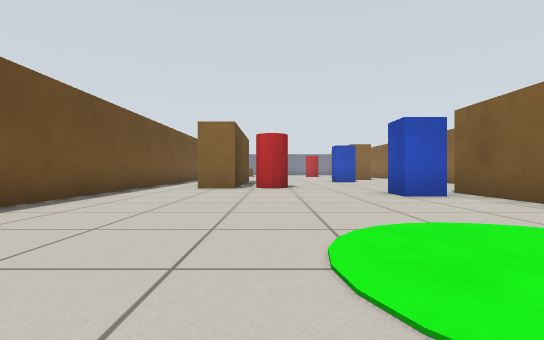
[1] (above)

22 first-person views from a walk through a Gazebo world. The camera is 0.5 m above the floor, looks level and sees 85° across. The floor is counted in squares, 1 m on a side. Each view is taken from the middle of a square. On the plan, view 1 faces up. The plan holds only what a view shows up to about 9 squares ahead; the rest is blank.

[2]
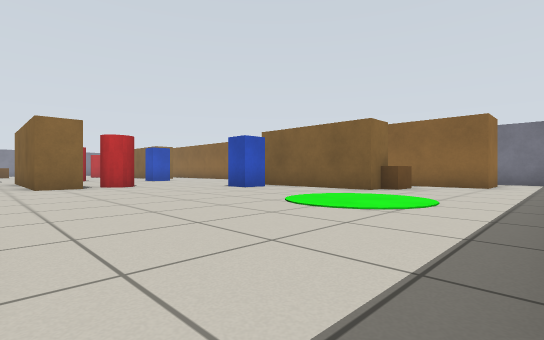

[3]
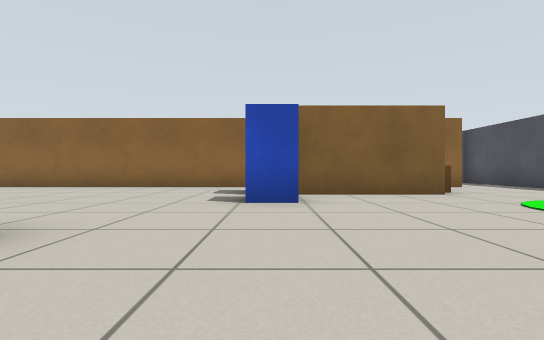

[4]
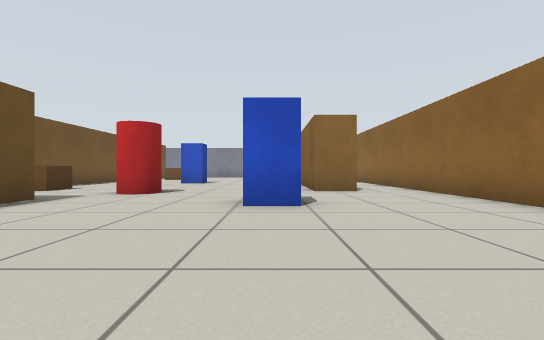

[5]
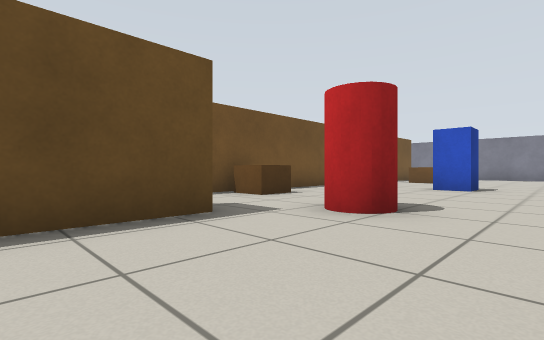

[6]
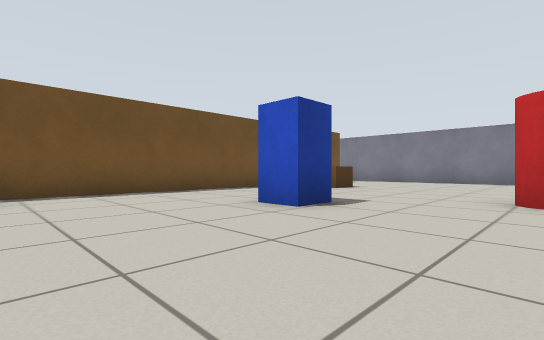

[7]
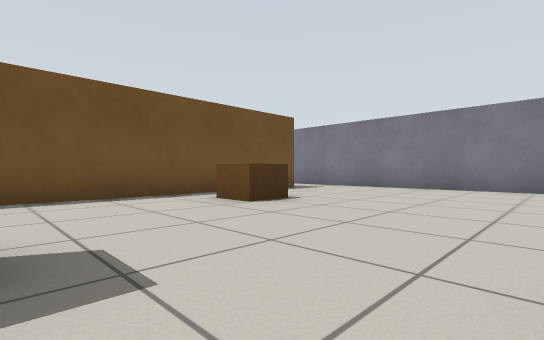

[8]
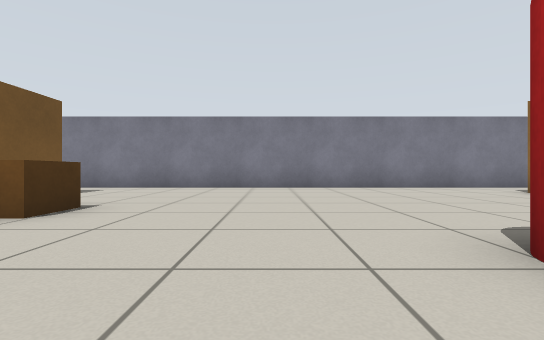

[9]
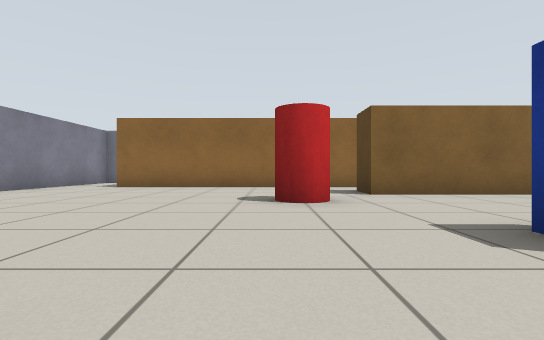

[10]
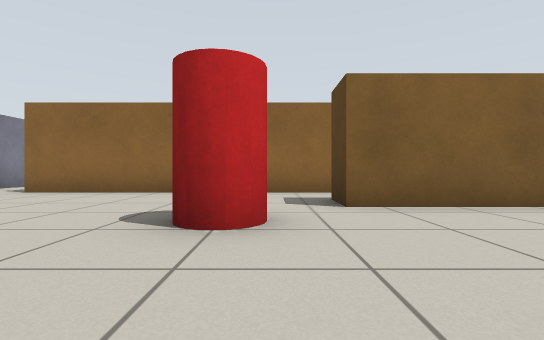

[11]
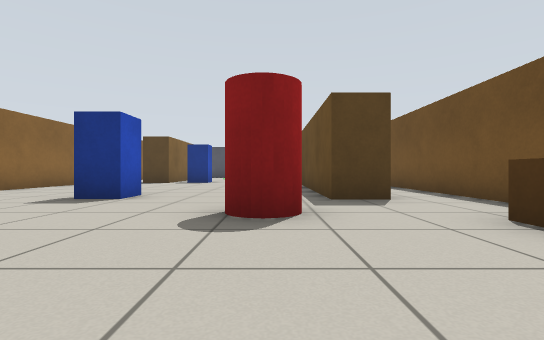

[12]
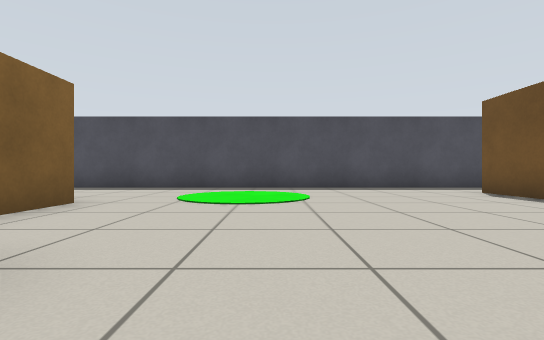

[13]
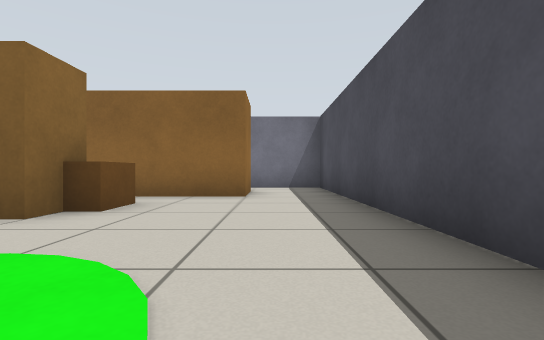

[14]
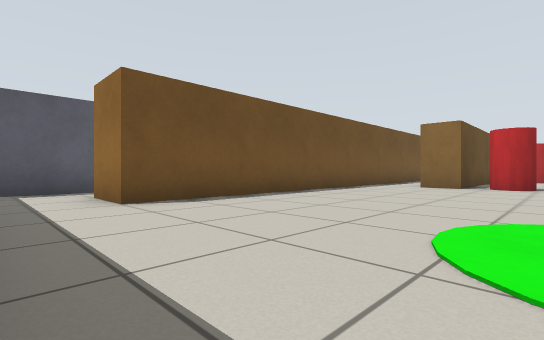

[15]
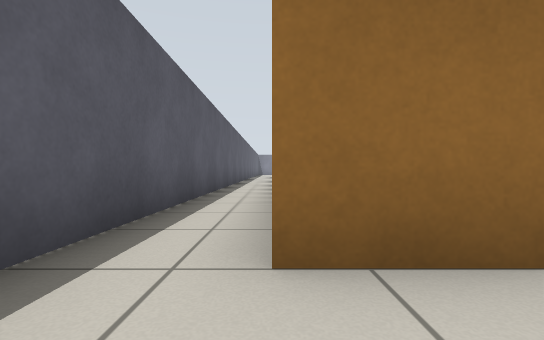

[16]
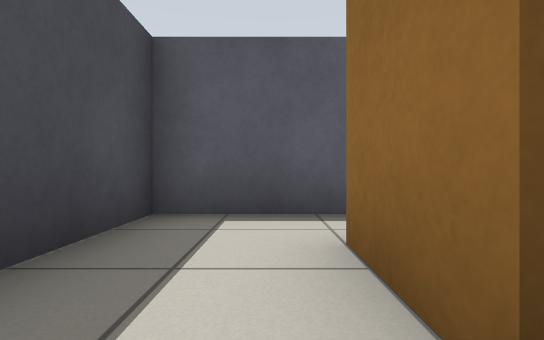

[17]
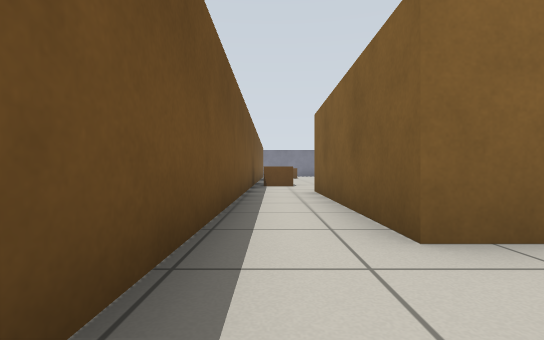

[18]
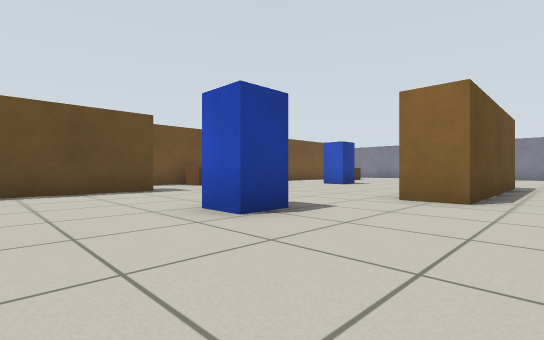

[19]
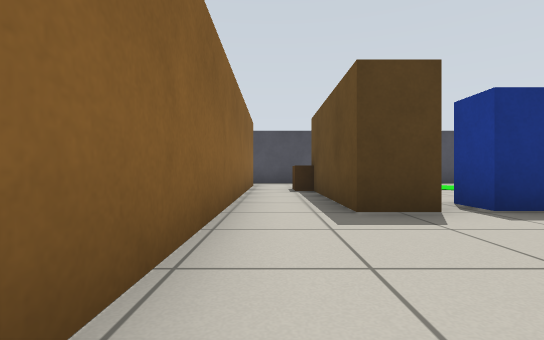

[20]
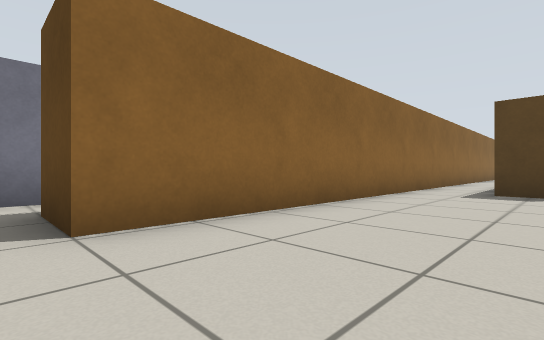

[21]
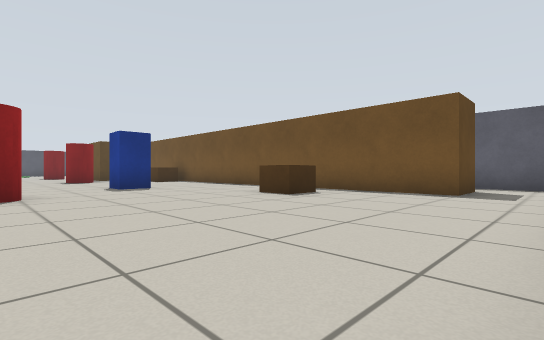

[22]
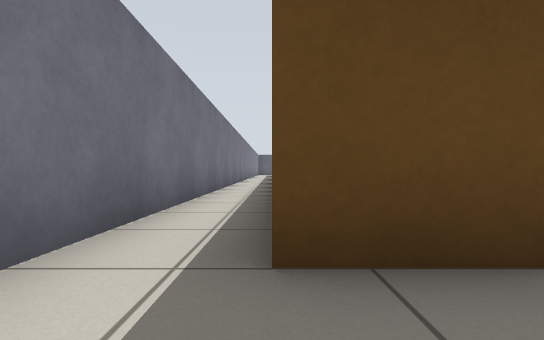

### Floor plan
Points are (right, up) in squares from view 1. A wall is a line through its corners. A room is listed if a view was taken in it or the views show most of it. See-through windows are left out.
Room 1 (views 1, 2, 3, 4, 5, 6, 7, 8, 9, 10, 11, 12, 13, 14, 15, 16, 17, 18, 19, 20, 21)
walls: (-1, 13) (-1, 8) (-2, 8) (-2, 13) (-1, 13); (4, 15) (4, 20) (5, 20) (5, 15) (4, 15); (5, 2.5) (4, 2.5) (4, 6.5) (5, 6.5) (5, 2.8); (-5, 26.5) (-3.6, 26.5) (-3.6, 0.5) (-5, 0.5); (6.6, 0.5) (6.6, 26.5); (6.4, 28.4) (-5, 28.4); (-6.3, -1.4) (6.6, -1.4)
ways out: opening at (7.5, -0.5) to room 2; opening at (7.5, 27.5) to room 2; opening at (-4.5, -0.5); opening at (-4.5, 27.5)
objects: pallet (-3, 15) to (-3, 16); pallet (-2, 23) to (-2, 24); pillar (0, 8) to (0, 9); pillar (0, 14) to (0, 15); pillar (0, 19) to (0, 20); pillar (3, 6); pillar (3, 12) to (3, 13); pillar (3, 21) to (3, 22); pallet (5, 2)
Room 2 (view 22)
walls: (9.3, 19) (9.3, 26.9); (6.6, 26.5) (8, 26.5); (8, 0.5) (6.6, 0.5); (8.9, 28.4) (6.4, 28.4); (6.6, -1.4) (9.3, -1.4) (9.3, 0.6)
ways out: opening at (7.5, -0.5) to room 1; opening at (7.5, 27.5) to room 1

Where each view was taken, in squares from view 1:
view 1: 0 up, 0 right, facing up
view 2: 1 down, 3 left, facing up-right
view 3: 6 up, 2 left, facing right
view 4: 8 up, 3 right, facing up
view 5: 11 up, 2 right, facing up-left
view 6: 16 up, 3 right, facing up-left
view 7: 20 up, 2 right, facing up-left
view 8: 20 up, 1 right, facing up
view 9: 22 up, 2 left, facing right
view 10: 21 up, 0 right, facing right
view 11: 18 up, 0 right, facing down
view 12: 7 up, 1 right, facing down
view 13: 0 up, 1 right, facing right
view 14: 1 down, 1 right, facing up-left
view 15: 1 down, 5 left, facing up
view 16: 0 up, 3 left, facing left
view 17: 6 up, 3 left, facing up
view 18: 10 up, 6 right, facing up-left
view 19: 10 up, 6 right, facing down
view 20: 27 up, 4 right, facing down-right
view 21: 28 up, 3 right, facing down-left
view 22: 28 up, 8 right, facing down
